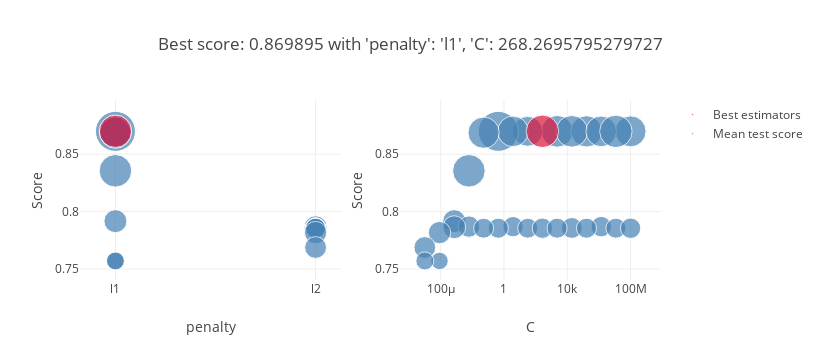

Write notebook code for a chart like this one.
### Code cell
plot_grid_search(model_lr_random_search)
#table_grid_search(model_xgboost_random_search)

### Figure 1 — Plotly figure (JSON) as saved in the notebook; plotly's stock layout.template omitted (floating-point values rounded to 4 significant figures)
{"data": [{"marker": {"color": "SteelBlue", "size": [0.1638, 0.146, 0.1592, 0.1635, 0.1561, 0.2599, 0.1527, 0.171, 0.1521, 0.1594, 0.1724, 0.08576, 0.07411, 0.06802, 0.06714, 0.08514, 0.07056, 0.06518, 0.06492, 0.06733, 0.06588, 0.06769, 0.06572, 0.06608, 0.06486, 0.08111, 0.07732, 0.04959, 0.05258], "sizemin": 4, "sizemode": "area", "sizeref": 0.0003248}, "mode": "markers", "name": "Mean test score", "showlegend": true, "text": ["'C': 2275.845926074791,<br /> 'penalty': 'l1'", "'C': 31.622776601683793,<br /> 'penalty': 'l1'", "'C': 163789.3706954068,<br /> 'penalty': 'l1'", "'C': 19306.977288832535,<br /> 'penalty': 'l1'", "'C': 100000000.0,<br /> 'penalty': 'l1'", "'C': 0.4393970560760795,<br /> 'penalty': 'l1'", "'C': 1389495.494373136,<br /> 'penalty': 'l1'", "'C': 11787686.347935867,<br /> 'penalty': 'l1'", "'C': 3.727593720314938,<br /> 'penalty': 'l1'", "'C': 0.05179474679231213,<br /> 'penalty': 'l1'", "'C': 0.006105402296585327,<br /> 'penalty': 'l1'", "'C': 0.0007196856730011522,<br /> 'penalty': 'l1'", "'C': 0.006105402296585327,<br /> 'penalty': 'l2'", "'C': 1389495.494373136,<br /> 'penalty': 'l2'", "'C': 3.727593720314938,<br /> 'penalty': 'l2'", "'C': 0.0007196856730011522,<br /> 'penalty': 'l2'", "'C': 19306.977288832535,<br /> 'penalty': 'l2'", "'C': 11787686.347935867,<br /> 'penalty': 'l2'", "'C': 31.622776601683793,<br /> 'penalty': 'l2'", "'C': 268.2695795279727,<br /> 'penalty': 'l2'", "'C': 163789.3706954068,<br /> 'penalty': 'l2'", "'C': 100000000.0,<br /> 'penalty': 'l2'", "'C': 2275.845926074791,<br /> 'penalty': 'l2'", "'C': 0.4393970560760795,<br /> 'penalty': 'l2'", "'C': 0.05179474679231213,<br /> 'penalty': 'l2'", "'C': 8.483428982440725e-05,<br /> 'penalty': 'l2'", "'C': 1e-05,<br /> 'penalty': 'l2'", "'C': 8.483428982440725e-05,<br /> 'penalty': 'l1'", "'C': 1e-05,<br /> 'penalty': 'l1'"], "type": "scatter", "x": ["l1", "l1", "l1", "l1", "l1", "l1", "l1", "l1", "l1", "l1", "l1", "l1", "l2", "l2", "l2", "l2", "l2", "l2", "l2", "l2", "l2", "l2", "l2", "l2", "l2", "l2", "l2", "l1", "l1"], "xaxis": "x", "y": [0.8699, 0.8699, 0.8699, 0.8698, 0.8698, 0.8698, 0.8698, 0.8698, 0.8698, 0.8687, 0.8355, 0.7916, 0.7869, 0.7869, 0.7869, 0.7864, 0.7857, 0.7855, 0.7855, 0.7855, 0.7855, 0.7855, 0.7855, 0.7855, 0.7855, 0.7817, 0.7687, 0.757, 0.757], "yaxis": "y"}, {"marker": {"color": "Crimson", "size": [0.1716], "sizemin": 4, "sizemode": "area", "sizeref": 0.0003248}, "mode": "markers", "name": "Best estimators", "showlegend": true, "text": ["{'penalty': 'l1', 'C': 268.2695795279727}"], "type": "scatter", "x": ["l1"], "xaxis": "x", "y": [0.8699], "yaxis": "y"}, {"marker": {"color": "SteelBlue", "size": [0.1638, 0.146, 0.1592, 0.1635, 0.1561, 0.2599, 0.1527, 0.171, 0.1521, 0.1594, 0.1724, 0.08576, 0.07411, 0.06802, 0.06714, 0.08514, 0.07056, 0.06518, 0.06492, 0.06733, 0.06588, 0.06769, 0.06572, 0.06608, 0.06486, 0.08111, 0.07732, 0.04959, 0.05258], "sizemin": 4, "sizemode": "area", "sizeref": 0.0003248}, "mode": "markers", "name": "Mean test score", "showlegend": false, "text": ["'C': 2275.845926074791,<br /> 'penalty': 'l1'", "'C': 31.622776601683793,<br /> 'penalty': 'l1'", "'C': 163789.3706954068,<br /> 'penalty': 'l1'", "'C': 19306.977288832535,<br /> 'penalty': 'l1'", "'C': 100000000.0,<br /> 'penalty': 'l1'", "'C': 0.4393970560760795,<br /> 'penalty': 'l1'", "'C': 1389495.494373136,<br /> 'penalty': 'l1'", "'C': 11787686.347935867,<br /> 'penalty': 'l1'", "'C': 3.727593720314938,<br /> 'penalty': 'l1'", "'C': 0.05179474679231213,<br /> 'penalty': 'l1'", "'C': 0.006105402296585327,<br /> 'penalty': 'l1'", "'C': 0.0007196856730011522,<br /> 'penalty': 'l1'", "'C': 0.006105402296585327,<br /> 'penalty': 'l2'", "'C': 1389495.494373136,<br /> 'penalty': 'l2'", "'C': 3.727593720314938,<br /> 'penalty': 'l2'", "'C': 0.0007196856730011522,<br /> 'penalty': 'l2'", "'C': 19306.977288832535,<br /> 'penalty': 'l2'", "'C': 11787686.347935867,<br /> 'penalty': 'l2'", "'C': 31.622776601683793,<br /> 'penalty': 'l2'", "'C': 268.2695795279727,<br /> 'penalty': 'l2'", "'C': 163789.3706954068,<br /> 'penalty': 'l2'", "'C': 100000000.0,<br /> 'penalty': 'l2'", "'C': 2275.845926074791,<br /> 'penalty': 'l2'", "'C': 0.4393970560760795,<br /> 'penalty': 'l2'", "'C': 0.05179474679231213,<br /> 'penalty': 'l2'", "'C': 8.483428982440725e-05,<br /> 'penalty': 'l2'", "'C': 1e-05,<br /> 'penalty': 'l2'", "'C': 8.483428982440725e-05,<br /> 'penalty': 'l1'", "'C': 1e-05,<br /> 'penalty': 'l1'"], "type": "scatter", "x": [2276.0, 31.62, 163800.0, 19310.0, 100000000, 0.4394, 1389000.0, 11790000.0, 3.728, 0.05179, 0.006105, 0.0007197, 0.006105, 1389000.0, 3.728, 0.0007197, 19310.0, 11790000.0, 31.62, 268.3, 163800.0, 100000000, 2276.0, 0.4394, 0.05179, 8.483e-05, 1e-05, 8.483e-05, 1e-05], "xaxis": "x2", "y": [0.8699, 0.8699, 0.8699, 0.8698, 0.8698, 0.8698, 0.8698, 0.8698, 0.8698, 0.8687, 0.8355, 0.7916, 0.7869, 0.7869, 0.7869, 0.7864, 0.7857, 0.7855, 0.7855, 0.7855, 0.7855, 0.7855, 0.7855, 0.7855, 0.7855, 0.7817, 0.7687, 0.757, 0.757], "yaxis": "y2"}, {"marker": {"color": "Crimson", "size": [0.1716], "sizemin": 4, "sizemode": "area", "sizeref": 0.0003248}, "mode": "markers", "name": "Best estimators", "showlegend": false, "text": ["{'penalty': 'l1', 'C': 268.2695795279727}"], "type": "scatter", "x": [268.3], "xaxis": "x2", "y": [0.8699], "yaxis": "y2"}], "layout": {"height": 360, "hovermode": "closest", "legend": {"traceorder": "reversed"}, "title": {"text": "Best score: 0.869895 with 'penalty': 'l1', 'C': 268.2695795279727"}, "width": 820, "xaxis": {"anchor": "y", "domain": [0, 0.45], "title": {"text": "penalty"}}, "xaxis2": {"anchor": "y2", "domain": [0.55, 1], "title": {"text": "C"}, "type": "log"}, "yaxis": {"anchor": "x", "domain": [0, 1], "title": {"text": "Score"}}, "yaxis2": {"anchor": "x2", "domain": [0, 1], "title": {"text": "Score"}}}}
